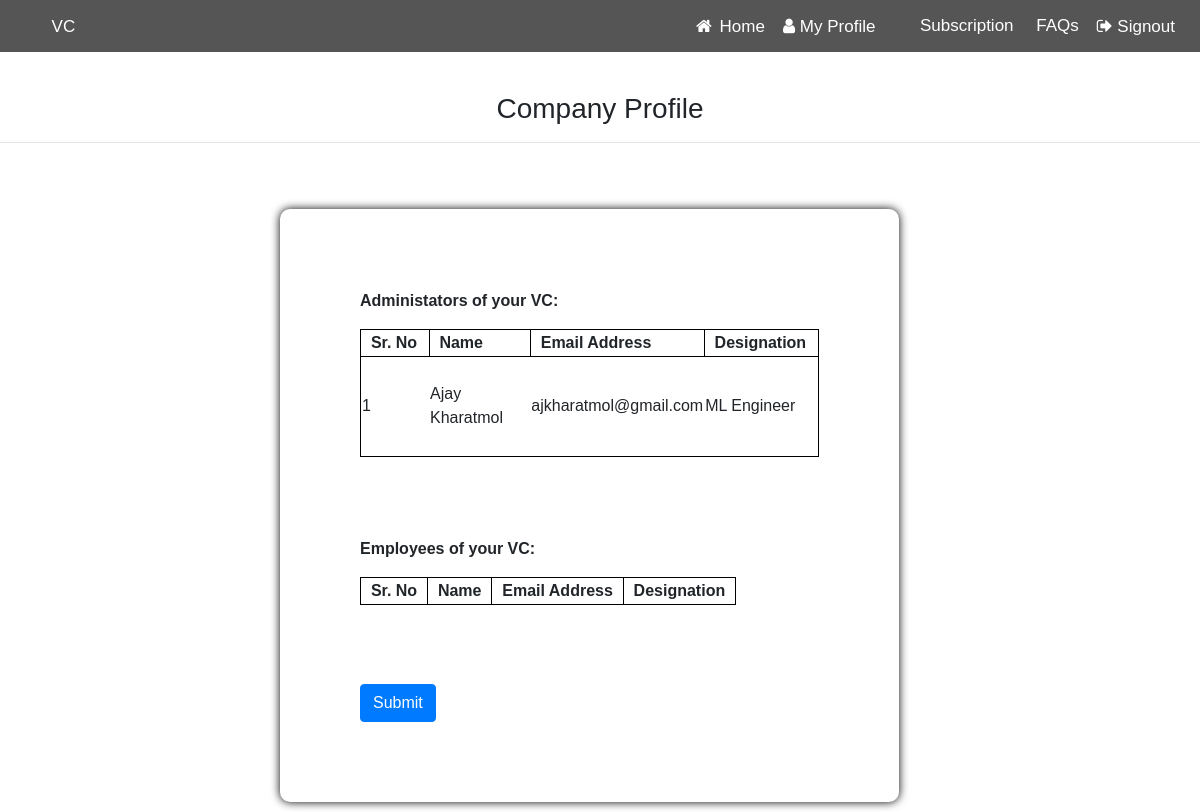
The page /Administator1 on the database its author committed.
### Investor/models.py (models this page shows, shortened)
class Administator(models.Model):
    Name  = models.CharField(max_length=20)
    Email = models.EmailField()
    Designation = models.CharField(max_length=20)

### Investor/views.py (the view)
# urls.py: path('Administator1',views.Administator1,name="Administator1"),
def Administator1(request):
    admn = Administator.objects.all()
    return render(request,'Company_Profile.html',{'admn':admn})

### Investor/templates/Company_Profile.html (shortened to what this page needs)
{% load static %}
{% load crispy_forms_tags %}
<!DOCTYPE html>
<html lang="en" xmlns="http://www.w3.org/1999/xhtml">
<head>
    <link rel="stylesheet" href="https://maxcdn.bootstrapcdn.com/bootstrap/4.0.0/css/bootstrap.min.css">
    <link rel="stylesheet" type="text/css" href="{% static 'css/global.css' %}" />
</head>
<!DOCTYPE html>
<html>
<link rel="stylesheet" href="https://cdnjs.cloudflare.com/ajax/libs/font-awesome/4.7.0/css/font-awesome.min.css">
<body>
  <div class="topnav">
  <div class="navbar">
    <a class="" href="{% url "index" %}"> VC</a>
    <div class="topnav-right">
    <a class="" href="{% url "index" %}"><i class="fa fa-fw fa-home"></i> Home</a>
    <a href="{% url "My_Profile" %}"><i class="fa fa-user"></i> My Profile</a>
    <a href="{% url "Subscription" %}"> Subscription</a>
    <a href="{% url "FAQs" %}"> FAQs</a>
    <a href="{% url "Signout" %}"><i class="fa fa-sign-out"></i> Signout</a>
  </div>
  </div>
</div>
</body>
</html>
<body>
  <p>&nbsp;</p>
  <h3 style="text-align: center;">Company Profile</h3>
  <hr>
  <p>&nbsp;</p>
  <div class="center">
    <section class=" container-fluid">
        <section class="col-12 col-sm-6 col-md-3">
            <form class="form-container" method="POST" action="addCompany_Profile"   >
              <p><b>Administators of your VC:</b></p>
  <table style="border:1px solid black;">
       <tr>
  <th style="border:1px solid black;">&nbsp; Sr. No &nbsp;</th>
  <th style="border:1px solid black;">&nbsp; Name &nbsp;</th>
  <th style="border:1px solid black;">&nbsp; Email Address &nbsp; </th>
  <th style="border:1px solid black;">&nbsp; Designation &nbsp;</th>
</tr>
<tr>
{% for d in admn %}
<td height="100",col width="150">{{d.id}}</td>
  <td height="100",col width="150">{{d.Name}}</td>
  <td height="100",col width="150">{{d.Email}}</td>
  <td height="100",col width="150">{{d.Designation}}</td>
</tr>
  {% endfor%}
              </table>
              <p>&nbsp;</p>
              <p>&nbsp;</p>
              <p><b>Employees of your VC:</b></p>
              <table style="align-self: center;">
                   <tr>
              <th style="border:1px solid black;">&nbsp; Sr. No &nbsp;</th>
              <th style="border:1px solid black;"> &nbsp; Name &nbsp; </th>
              <th style="border:1px solid black;">&nbsp; Email Address &nbsp; </th>
              <th style="border:1px solid black;">&nbsp; Designation &nbsp;</th>
            </tr>
                          </table>
                          <p>&nbsp;</p>
                          <p>&nbsp;</p>
                 <input type="submit" class="btn btn-primary" value="Submit">
            </form>
        </section>
    </section>
  </div>
</body>
</html>

### Investor/static/CSS/global.css (style rules this page uses)
.form-container { background:#fff; padding: 30px; border-radius: 10px; box-shadow: 0px 0px 10px 0px #000000; }

### Investor/templates/Company_Profile.html (style rules this page uses)
.center { margin: auto; width: 60%; border: px solid #73AD21; padding: 10px; }
.form-container { background: #fff; padding: 80px; width: 450%; border-radius: 10px; box-shadow: 0px 0px 10px 0px #000000; }
body { font-family: Arial, Helvetica, sans-serif; }
.navbar { width: 100%; background-color: #555; overflow: auto; text-align: left; }
.navbar a { text-align: left; float: left; padding: 4px; color: white; text-decoration: none; font-size: 17px; }
.topnav-right { float: right; }
a { line-height: 1em; display: inline-block; text-decoration: none; padding: 120px; margin: 5px; }

### rows shown on the page
Administator: id "1", Name "Ajay Kharatmol", Email "ajkharatmol@gmail.com", Designation "ML Engineer"
